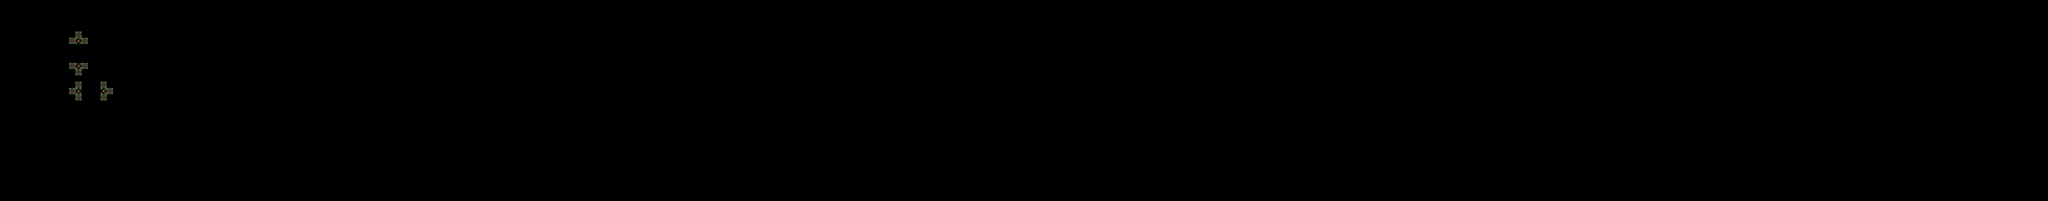

The image is a tile-based game level rendered from a .tmx file. Its description and source (layers, tilesets, objects; grid data summarised) follow:
An orthogonal 326x32 tile map with 16x16 px tiles, 4 tile layers (input_dirt, output_dirt, regions_input, regions_output), 2 tilesets.

<map version="1.5" tiledversion="1.7.2" orientation="orthogonal" renderorder="right-down" width="326" height="32" tilewidth="16" tileheight="16" infinite="0" nextlayerid="10" nextobjectid="1">
 <tileset firstgid="1" name="Village5" tilewidth="16" tileheight="16" tilecount="704" columns="32">
  <image source="../../../assets/Tile/Village5.png" width="512" height="352" />
  <wangsets>
   <wangset name="Dirt2" type="mixed" tile="-1">
    <wangcolor name="" color="#ff0000" tile="-1" probability="1" />
    <wangtile tileid="200" wangid="0,0,1,1,1,0,0,0" />
    <wangtile tileid="202" wangid="0,0,1,1,1,1,1,0" />
    <wangtile tileid="203" wangid="0,0,0,0,1,1,1,0" />
    <wangtile tileid="232" wangid="1,1,0,0,0,0,0,0" />
    <wangtile tileid="234" wangid="1,1,0,0,0,0,0,1" />
    <wangtile tileid="235" wangid="1,0,0,0,0,0,0,1" />
    <wangtile tileid="264" wangid="1,1,1,1,1,0,0,0" />
    <wangtile tileid="266" wangid="1,1,1,1,1,1,1,1" />
    <wangtile tileid="267" wangid="1,0,0,0,1,1,1,1" />
    <wangtile tileid="296" wangid="1,1,1,0,0,0,0,0" />
    <wangtile tileid="298" wangid="1,1,1,0,0,0,1,1" />
    <wangtile tileid="299" wangid="1,0,0,0,0,0,1,1" />
   </wangset>
   <wangset name="Dirt3" type="mixed" tile="-1">
    <wangcolor name="" color="#ff0000" tile="-1" probability="1" />
    <wangcolor name="" color="#00ff00" tile="-1" probability="1" />
    <wangcolor name="" color="#0000ff" tile="-1" probability="1" />
    <wangtile tileid="200" wangid="0,0,3,3,3,0,0,0" />
    <wangtile tileid="201" wangid="0,0,3,3,3,3,3,0" />
    <wangtile tileid="203" wangid="0,0,0,0,3,3,3,0" />
    <wangtile tileid="232" wangid="3,3,1,1,1,0,0,0" />
    <wangtile tileid="233" wangid="3,3,1,1,1,1,1,3" />
    <wangtile tileid="235" wangid="3,0,0,0,1,1,1,3" />
    <wangtile tileid="264" wangid="1,1,2,2,2,0,0,0" />
    <wangtile tileid="265" wangid="1,1,2,2,2,2,2,1" />
    <wangtile tileid="267" wangid="1,0,0,0,2,2,2,1" />
    <wangtile tileid="296" wangid="2,2,2,0,0,0,0,0" />
    <wangtile tileid="297" wangid="2,2,2,0,0,0,2,2" />
    <wangtile tileid="299" wangid="2,0,0,0,0,0,2,2" />
   </wangset>
   <wangset name="Dirt4" type="mixed" tile="-1">
    <wangcolor name="" color="#ff0000" tile="-1" probability="1" />
    <wangtile tileid="205" wangid="0,0,1,1,1,0,0,0" />
    <wangtile tileid="206" wangid="0,0,1,1,1,1,1,0" />
    <wangtile tileid="207" wangid="0,0,1,1,1,1,1,0" />
    <wangtile tileid="208" wangid="0,0,0,0,1,1,1,0" />
    <wangtile tileid="237" wangid="1,1,1,1,1,0,0,0" />
    <wangtile tileid="238" wangid="1,1,1,1,1,1,1,1" />
    <wangtile tileid="239" wangid="1,1,1,1,1,1,1,1" />
    <wangtile tileid="240" wangid="1,0,0,0,1,1,1,1" />
    <wangtile tileid="269" wangid="1,1,1,1,1,0,0,0" />
    <wangtile tileid="270" wangid="1,1,1,1,1,1,1,1" />
    <wangtile tileid="271" wangid="1,1,1,1,1,1,1,1" />
    <wangtile tileid="272" wangid="1,0,0,0,1,1,1,1" />
    <wangtile tileid="296" wangid="1,1,1,0,0,0,0,0" />
    <wangtile tileid="297" wangid="1,1,1,0,0,0,1,1" />
    <wangtile tileid="298" wangid="1,1,1,0,0,0,1,1" />
    <wangtile tileid="299" wangid="1,0,0,0,0,0,1,1" />
   </wangset>
   <wangset name="dirttop" type="corner" tile="-1">
    <wangcolor name="" color="#ff0000" tile="-1" probability="1" />
    <wangcolor name="" color="#00ff00" tile="-1" probability="1" />
    <wangcolor name="" color="#0000ff" tile="-1" probability="1" />
    <wangtile tileid="205" wangid="0,0,1,1,1,0,0,0" />
    <wangtile tileid="206" wangid="0,0,1,1,1,1,1,0" />
    <wangtile tileid="207" wangid="0,0,1,1,1,1,1,0" />
    <wangtile tileid="208" wangid="0,0,0,0,1,1,1,0" />
    <wangtile tileid="237" wangid="1,0,1,1,1,0,0,0" />
    <wangtile tileid="238" wangid="1,0,1,1,1,1,1,0" />
    <wangtile tileid="239" wangid="1,1,1,1,1,1,1,1" />
    <wangtile tileid="240" wangid="1,0,0,0,1,1,1,1" />
    <wangtile tileid="269" wangid="1,1,1,0,0,0,0,0" />
    <wangtile tileid="270" wangid="1,1,1,0,0,0,1,1" />
    <wangtile tileid="271" wangid="1,1,1,0,0,0,1,1" />
    <wangtile tileid="272" wangid="1,0,0,0,0,0,1,1" />
   </wangset>
   <wangset name="Unnamed Set" type="corner" tile="238">
    <wangcolor name="" color="#ff0000" tile="-1" probability="1" />
    <wangtile tileid="205" wangid="0,0,0,1,0,0,0,0" />
    <wangtile tileid="206" wangid="0,0,0,1,0,1,0,0" />
    <wangtile tileid="207" wangid="0,0,0,1,0,1,0,0" />
    <wangtile tileid="208" wangid="0,0,0,0,0,1,0,0" />
    <wangtile tileid="237" wangid="0,1,0,0,0,0,0,0" />
    <wangtile tileid="238" wangid="0,1,0,0,0,0,0,1" />
    <wangtile tileid="239" wangid="0,1,0,0,0,0,0,1" />
    <wangtile tileid="240" wangid="0,0,0,0,0,0,0,1" />
   </wangset>
  </wangsets>
 </tileset>
 <tileset firstgid="705" source="../../../assets/Tile/Dirt1.tsx" />
 <layer id="2" name="input_dirt" width="326" height="32">
  <properties>
   <property name="StrictEmpty" type="bool" value="true" />
  </properties>
  <data>[10432 cells, 16 non-empty, 2 distinct tile ids]</data>
 </layer>
 <layer id="3" name="output_dirt" width="326" height="32">
  <data>[10432 cells, 4 non-empty, 4 distinct tile ids]</data>
 </layer>
 <layer id="4" name="regions_input" width="326" height="32">
  <data>[10432 cells, 16 non-empty, 1 distinct tile ids]</data>
 </layer>
 <layer id="1" name="regions_output" width="326" height="32">
  <data>[10432 cells, 4 non-empty, 1 distinct tile ids]</data>
 </layer>
</map>
